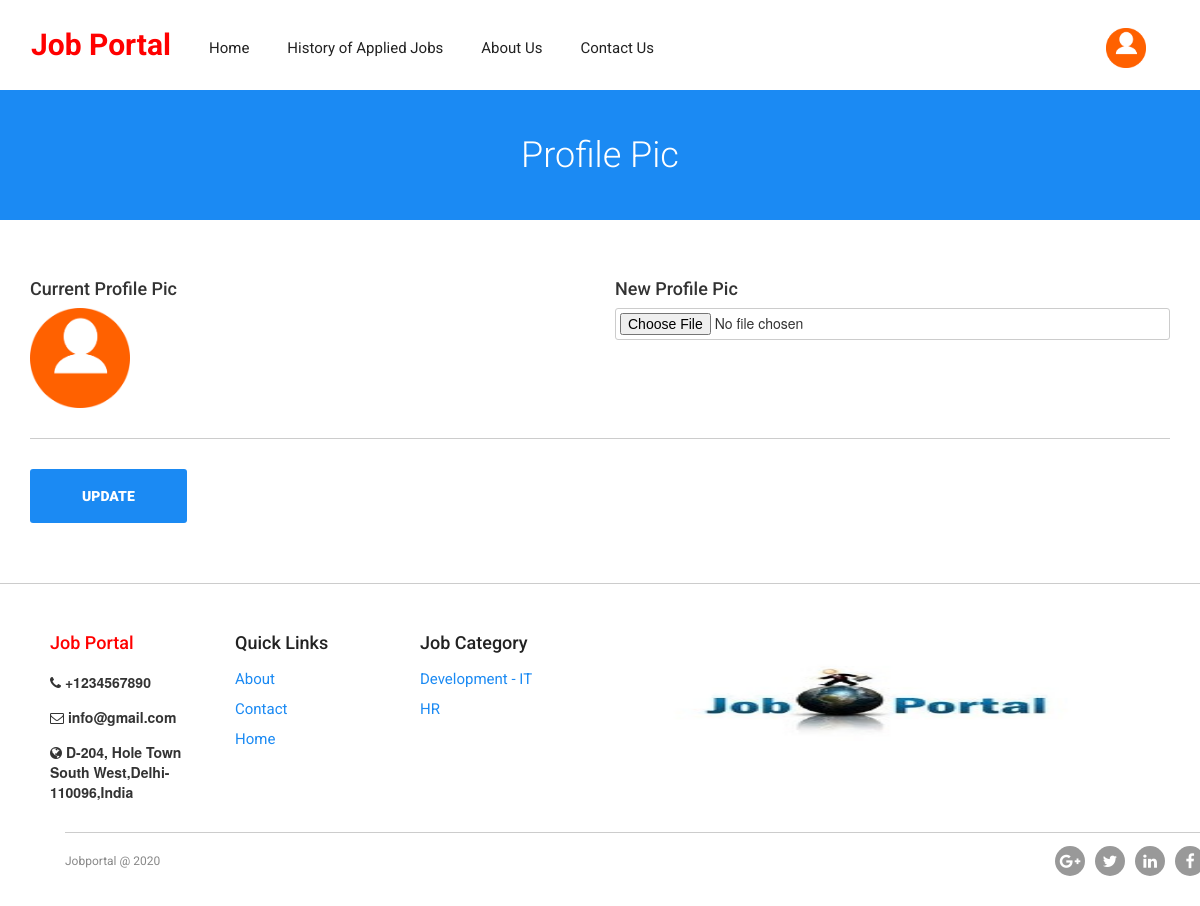
Page /change-profilepics.php (signed in) on the committed database.
### tables this page shows
CREATE TABLE `tbljobseekers` (
  `id` int(11) NOT NULL,
  `FullName` varchar(150) DEFAULT NULL,
  `EmailId` varchar(150) DEFAULT NULL,
  `ContactNumber` bigint(15) DEFAULT NULL,
  `Password` varchar(150) DEFAULT NULL,
  `Resume` varchar(150) DEFAULT NULL,
  `AboutMe` mediumtext DEFAULT NULL,
  `ProfilePic` varchar(200) DEFAULT NULL,
  `Skills` varchar(200) DEFAULT NULL,
  `RegDate` timestamp NULL DEFAULT current_timestamp(),
  `LastUpdationDate` timestamp NULL DEFAULT NULL ON UPDATE current_timestamp(),
  `IsActive` int(1) DEFAULT NULL
);

CREATE TABLE `tblpages` (
  `ID` int(11) NOT NULL,
  `PageType` varchar(200) DEFAULT NULL,
  `PageTitle` mediumtext DEFAULT NULL,
  `PageDescription` longtext DEFAULT NULL,
  `Email` varchar(200) NOT NULL,
  `MobileNumber` bigint(10) NOT NULL,
  `UpdationDate` timestamp NULL DEFAULT NULL ON UPDATE current_timestamp()
);

### change-profilepics.php (the view, shortened to what this page needs)
<?php
include('includes/config.php');
if(strlen($_SESSION['jsid'])==0)
  {
header('location:emp-login.php');
}
else{
?>
<!doctype html>
<html>
<head>
<link href="css/custom.css" rel="stylesheet" type="text/css">
<link href="css/bootstrap.css" rel="stylesheet" type="text/css">
<link href="css/color.css" rel="stylesheet" type="text/css">
<link href="css/responsive.css" rel="stylesheet" type="text/css">
<link href="css/owl.carousel.css" rel="stylesheet" type="text/css">
<link href="css/font-awesome.min.css" rel="stylesheet" type="text/css">
<link href="css/editor.css" type="text/css" rel="stylesheet"/>
<link href="css/jquery.mCustomScrollbar.css" rel="stylesheet" type="text/css">
</head>
<body class="theme-style-1">
<div id="wrapper">
 <?php include('includes/header.php');?>
  <section id="inner-banner">
    <div class="container">
      <h1>Profile Pic</h1>
    </div>
  </section>
  <div id="main">
    <form name="empsignup" enctype="multipart/form-data" method="post">
    <section class="resum-form padd-tb">
      <div class="container">
          <div class="row">
<?php
$uid=$_SESSION['jsid'];
$sql = "SELECT * from  tbljobseekers  where id=:uid";
$query = $dbh -> prepare($sql);
$query-> bindParam(':uid', $uid, PDO::PARAM_STR);
$query->execute();
$results=$query->fetchAll(PDO::FETCH_OBJ);
if($query->rowCount() > 0)
{
foreach($results as $result)
{
 ?>
<div class="col-md-6 col-sm-6">
<label>Current Profile Pic</label>
<img src="images/<?php echo $result->ProfilePic;?>" width="100" height="100" value="<?php  echo $result->ProfilePic;?>"><br />
</div>
<div class="col-md-6 col-sm-12">
<label>New Profile Pic</label>
<div class="upload-box">
<div class="hold">
<input type="file" name="image"  required>
 </span> </div>
</div>
</div>
<?php
}}
?>
            <div class="col-md-12" >
              <div class="btn-col">
                <input type="submit" name="update" value="Update">
              </div>
            </div>
          </div>
      </div>
    </section>
    </form>
  </div>
  <?php include('includes/footer.php');?>
</div>
</body>
</html>
<?php }
?>

### includes/header.php (shortened to what this page needs)
  <header id="header">
    <div class="container">
      <div class="navigation-col">
        <nav class="navbar navbar-inverse">
          <div class="navbar-header">
            <h2><strong class="logo" style="color: red; padding-top:8%">Job Portal</strong></h2> </div>
          <div id="navbar" class="collapse navbar-collapse">
            <ul class="nav navbar-nav" id="nav">
              <li><a href="index.php">Home</a>
              </li>
<?php if (strlen($_SESSION['jsid']!=0)) {?>
                  <li><a href="applied-jobs.php">History of Applied Jobs</a></li>
<?php } ?>
              <li><a href="about.php">About Us</a></li>
              <li><a href="contact.php">Contact Us</a></li>
            </ul>
          </div>
        </nav>
      </div>
    </div>
    <div class="user-option-col">
      <div class="thumb">
        <div class="dropdown">
<?php if (strlen($_SESSION['jsid']!=0)) {?>
   <?php
         $uid= $_SESSION['jsid'];
$sql="SELECT * from tbljobseekers where id='$uid'";
$query = $dbh -> prepare($sql);
$query->execute();
$results=$query->fetchAll(PDO::FETCH_OBJ);
$cnt=1;
if($query->rowCount() > 0)
{
foreach($results as $row)
{               ?>
          <button class="btn btn-default dropdown-toggle" type="button" id="dropdownMenu1" data-toggle="dropdown" aria-haspopup="true" aria-expanded="true"> <img src="images/<?php echo $row->ProfilePic;?>" width="40" height="40" ></button>
<?php $cnt=$cnt+1;}} ?>
<?php } ?>
        </div>
      </div>
    </div>
  </header>

### includes/footer.php (shortened to what this page needs)
 <footer id="footer">
    <div class="text-box box">
      <h4 style="color: red">Job Portal</h4>
<?php
$sql="SELECT * from tblpages where PageType='contactus'";
$query = $dbh -> prepare($sql);
$query->execute();
$results=$query->fetchAll(PDO::FETCH_OBJ);
$cnt=1;
if($query->rowCount() > 0)
{
foreach($results as $row)
{               ?>
  <ul>
      <li> <i class="fa fa-phone"></i> <strong>+<?php  echo htmlentities($row->MobileNumber);?></strong></li>
                    <li> <i class="fa fa-envelope-o"></i> <strong><?php  echo htmlentities($row->Email);?></strong> </li>
                    <li> <i class="fa fa-globe"></i> <strong><?php  echo htmlentities($row->PageDescription);?></strong> </li>
<?php $cnt=$cnt+1;}} ?></ul>
    </div>
    <div class="box">
      <h4>Quick Links</h4>
      <ul>
        <li><a href="about.php">About</a></li>
        <li><a href="contact.php">Contact</a></li>
        <li><a href="index.php">Home</a></li>
      </ul>
    </div>
    <div class="box">
      <h4>Job Category</h4>
      <ul>
<?php
$sql="SELECT jobCategory,count(jobId) as totaljobs from tbljobs group by jobCategory";
$query = $dbh -> prepare($sql);
$query->execute();
$results=$query->fetchAll(PDO::FETCH_OBJ);
foreach($results as $row)
{               ?>
        <li><a href="view-categorywise-job.php?viewid=<?php echo htmlentities ($row->jobCategory);?>"><?php  echo htmlentities($row->jobCategory);?></a></li> <?php } ?>
      </ul>
    </div>
    <div class="box">
      <img src="images/Untitled-design-1.jpg" width="500" height="150">
    </div>
    <div class="container">
      <div class="bottom-row"> <strong class="copyrights">Jobportal @ 2020 </strong>
        <div class="footer-social">
          <ul>
            <li><a href="#"><i class="fa fa-google-plus"></i></a></li>
            <li><a href="#"><i class="fa fa-twitter"></i></a></li>
            <li><a href="#"><i class="fa fa-linkedin"></i></a></li>
            <li><a href="#"><i class="fa fa-facebook-f"></i></a></li>
          </ul>
        </div>
      </div>
    </div>
  </footer>

### css/color.css (style rules this page uses)
#banner, .banner-outer .caption .holder form button[type="submit"]:hover, .browse-job-section, .user-option-col a.login-round, .user-option-col .dropdown-menu > li > a:hover, .user-option-col .dropdown-menu > li > a:focus, .user-option-col a.btn-login, .theme-style-1 a.btn-style-1, .popular-categories .box:hover, .popular-categories .box:hover, .btn-color-2, .sidebar .box .text-box a.btn-apply, .call-action-section, .price-table .box strong.amount:before, .price-table .box strong.amount:after, #footer form input[type="submit"], #cp_side-menu, .banner-2, #wrapper .header-2.cp_sticky, .process-section .icon-box, .btn-bg-color-1, .header-4, #inner-banner, .pagination-box .pager li > a:hover, .pagination-box .pager li > a:focus, .pagination-box .pager li.active a, .post-box .owl-next:hover, .post-box .owl-prev:hover, .post-section .comment-form form input[type="submit"], .signup-section .holder input[type="submit"], .upload-box .btn-file, .signup-section .holder b, .contact-form input[type="Submit"], .address-box address .fa, .candidates-search-bar form, .btn-row a.resume, .btn-row a.login, .summary-box .col:before, .progress-box .progress-bar span, .alphabets-row .col span, .alphabets-row .col:before, .icon-colo-1, .resum-form .accordion_cp, .resum-form input[type="submit"], .navbar-toggle { background-color:#1b8af3; }
#nav li:hover > a, .banner-outer .caption .holder form button[type="submit"], .banner-outer .caption .holder .btn-row a .fa, .cp_side-menu a .fa, .user-option-col a .fa, #content-area .box .text-col a.text .fa, #content-area .box strong.price .fa, .sidebar .box .text-box h4 a, .sidebar .box .text-box a.text .fa, .sidebar .box .text-box strong.price .fa, #content-area a.load-more .fa, .price-table .box h4, .price-table .box strong.amount sub, .testimonials-section .owl-prev:hover:before, .testimonials-section .owl-next:hover:before, .post-box .text-box strong.date .fa, .post-box .text-box strong.name, .post-box .text-box:hover h4 a, #footer .box ul li a, .bottom-row strong.copyrights a:hover, #content-area .box:hover h4 a, #popular-job-slider .owl-next:before, #popular-job-slider .owl-prev:before, .sidebar-jobs ul li a, .sidebar-jobs ul li span .fa, .pagination-box .pager li > a, .pagination-box .pager li > span, .sidebar .box .recent-post .text-box a .fa, .sidebar .box .recent-post .text-area a .fa, .sidebar .box .recent-post ul li:hover strong a, .sidebar .box .archives-box ul li a:hover, .post-box blockquote p, .testimonials-style-3 .box p, .testimonials-style-3 .col p, .input-box .fa, .check-box strong a:hover, .signup-section .holder em, .signup-section .holder em a, .signup-section .holder a.login, .candidates-search-bar form button[type="submit"], .resumes-section .box .text-box h4, .resumes-content .box .text-box strong .fa, .resumes-content .box .text-box span.price .fa, .tags a, .resumes-section a.load-more .fa, .related-people .text-box strong.name a, .related-people .text-box span .fa, .summary-box strong.title, .popular-companies .owl-next:before, .popular-companies .owl-prev:before, .alphabets-row a:hover, .alphabets a:hover, .theme-style-1 .account-option a.btn-style-1 .fa, #content-area .box .text-col p em, .job-detail ul li .fa { color:#1b8af3; }
#nav li a:before,#nav li a:after, .testimonials-section .owl-prev:hover:before, .testimonials-section .owl-next:hover:before, .summary-box .col, .resume-process .option-box .icon-colo-1:before { border-color:#1b8af3; }

### css/responsive.css (style rules this page uses)
@media (min-width: 1200px) { strong.logo { margin: 0 150px 0 0; } }
@media (min-width: 1200px) { strong.logo { margin:0 0 0 65px; } }
@media (min-width: 1200px) { .user-option-col { position: absolute; padding:0; } }
@media (max-width: 1480px) { strong.logo { margin: 0; } }
@media (max-width: 1480px) { .bottom-row { margin: 30px 0 0 0; } }
@media (max-width: 1480px) { .navigation-col .navbar-collapse { float:left; } }
@media (max-width: 1480px) { #footer .text-box, #footer .box { width:15%; margin:0 20px 0 0 } }
@media (max-width: 1900px) { #footer .text-box, #footer .box { width:15%; margin:0 20px 0 0 } }

### css/editor.css (style rules this page uses)
h1 { margin-top:10px; line-height:40px; }

### rows in the picture
tbljobseekers: ProfilePic (picture)
tblpages: MobileNumber "1234567890", Email "info@gmail.com", PageDescription "D-204, Hole Town South West,Delhi-110096,India"

### other values in the picture
$row->jobCategory "Development - IT"
$row->jobCategory "HR"
